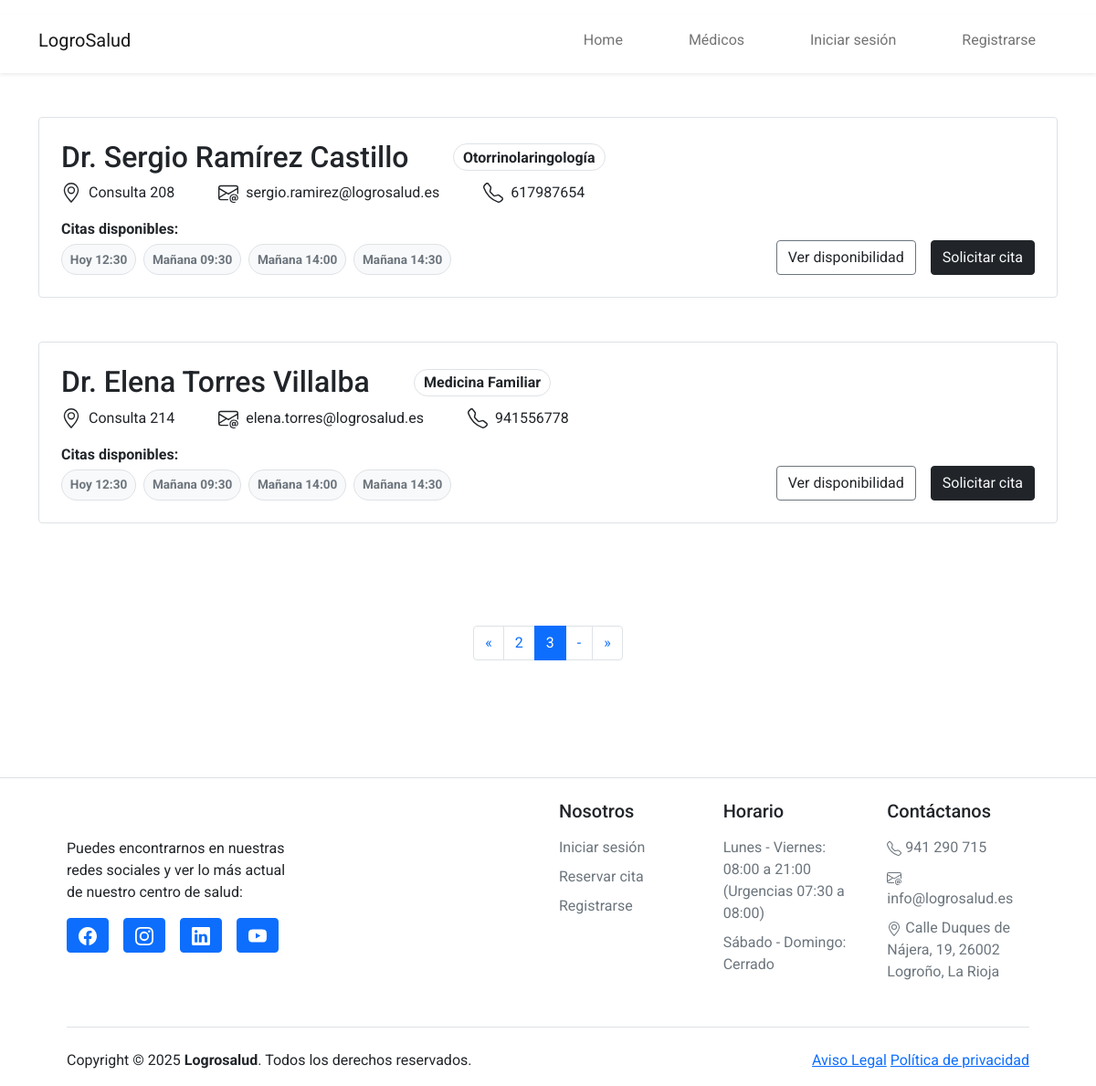
Page /doctors?page=2 on the committed database.
### tables this page shows
CREATE TABLE `medico` (
  `id_usuario` int(11) NOT NULL,
  `dni` varchar(9) NOT NULL,
  `nombre` varchar(150) NOT NULL,
  `usuario` varchar(50) NOT NULL,
  `contrasena` varchar(255) NOT NULL,
  `correo` varchar(255) NOT NULL,
  `telefono` varchar(9) NOT NULL,
  `especialidad` varchar(255) NOT NULL,
  `consulta` varchar(45) NOT NULL
);

### controllers/doctors.php (called while the page is built)
<?php
    class Doctors extends Controller {
        protected function index() {
            $viewmodel = new DoctorModel();
            $this->ReturnView($viewmodel->Index(), true);
        }
    }

### classes/Model.php (called while the page is built, shortened)
<?php
    abstract class Model {
        protected $dbh;
        protected $stmt;
        public function __construct() {
            $this->dbh = new PDO("mysql:host=" . DB_HOST . ";port=" . DB_PORT . ";dbname=" . DB_NAME, DB_USER, DB_PASS, array(PDO::MYSQL_ATTR_INIT_COMMAND   =>   "SET NAMES utf8"));
        }
        public function query($query) {
            $this->stmt = $this->dbh->prepare($query);
        }
        public function bind($param, $value, $type = null) {
            if (is_null($type)) {
                switch (true) {
                    case is_int($value):
                        $type = PDO::PARAM_INT;
                        break;
                    case is_null($value):
                        $type = PDO::PARAM_NULL;
                        break;
                    default:
                        $type = PDO::PARAM_STR;
                }
            }
            $this->stmt->bindValue($param, $value, $type);
        }
        public function execute() {
            $this->stmt->execute();
        }
        public function resultSet() {
            $this->execute();
            return $this->stmt->fetchAll(PDO::FETCH_ASSOC);
        }
    }

### models/doctors.php (called while the page is built, shortened)
<?php
    class DoctorModel extends Model {
        public function Index() {
            $get = filter_input_array(INPUT_GET, FILTER_SANITIZE_STRING);
            if (!isset($get['page'])) {
                $page = 0;
                $_GET['page'] = 0;
            } else {
                $page = $get['page'];
            }
            $elementos = $this->single()['COUNT(*)'];
            $paginas = ceil($elementos / 3);
            $this->query("SELECT id_usuario, dni, nombre, correo, telefono, especialidad, consulta
                                FROM medico
                                LIMIT 3 OFFSET :off");
            $this->bind(':off', $page * 3);
            $medicos = $this->resultSet();
            return [$medicos, $paginas];
        }
    }

### views/doctors/index.php (the view, shortened to what this page needs)
<div class="container d-flex flex-column gap-5 mb-7 mt-5">
    <?php foreach ($viewmodel[0] as $medico) { ?>
        <div class="container doctor-card border d-flex flex-column p-4 rounded">
            <div class="nombre-especialidad d-flex flex-column flex-md-row gap-1 gap-md-5 align-items-center mb-2">
                <h2 class="m-0">Dr. <?php echo $medico['nombre'] ?></h2>
                <div class="badge rounded-pill border text-dark fs-6">
                    <span class="align-middle"><?php echo $medico['especialidad'] ?></span>
                </div>
            </div>
            <div class="datos-importantes d-flex flex-column flex-md-row gap-2 gap-md-5">
                <div class="consulta d-flex align-items-center gap-2">
                    <p class="m-0">Consulta <?php echo $medico['consulta'] ?></p>
                </div>
                <div class="email d-flex align-items-center gap-2">
                    <p class="m-0"><?php echo $medico['correo'] ?></p>
                </div>
                <div class="phone d-flex align-items-center gap-2">
                    <p class="m-0"><?php echo $medico['telefono'] ?></p>
                </div>
            </div>
            <div class="citas-disponibles mt-3 fw-bold align-items-center">
                <span>Citas disponibles:</span>
                <div class="d-flex flex-column flex-md-row justify-content-between">
                    <div class="horas-citas d-flex flex-column flex-md-row gap-2 mt-1">
                        <div
                            class="badge rounded-pill bg-light border text-secondary fs-8 d-inline-flex align-items-center justify-content-start">
                            <span class="align-middle">Hoy 12:30</span>
                        </div>
                        <div
                            class="badge rounded-pill bg-light border text-secondary fs-8 d-inline-flex align-items-center justify-content-start">
                            <span class="align-middle">Mañana 09:30</span>
                        </div>
                        <div
                            class="badge rounded-pill bg-light border text-secondary fs-8 d-inline-flex align-items-center justify-content-start">
                            <span class="align-middle">Mañana 14:00</span>
                        </div>
                        <div
                            class="badge rounded-pill bg-light border text-secondary fs-8 d-inline-flex align-items-center justify-content-start">
                            <span class="align-middle">Mañana 14:30</span>
                        </div>
                    </div>
                    <div class="d-flex botones gap-3 mt-4 mt-md-0">
                        <a href="<?php echo ROOT_URL . 'appointments/requestAppointment/' . $medico['id_usuario'] ?>">
                            <button type="button" class="btn text-dark btn-outline-secondary fl">Ver
                                disponibilidad</button>
                        </a>
                        <a href="<?php echo isset($_SESSION['is_logged_in']) ? ROOT_URL . 'contactForms/create/' . $medico['id_usuario'] : ROOT_URL . 'users/login' ?>">
                            <button type="button" class="btn btn-dark text-light">Solicitar cita</button>
                        </a>
                    </div>
                </div>
            </div>
        </div>
    <?php } ?>
</div>
<nav aria-label="Page navigation example" class="d-flex justify-content-center mb-7">
    <ul class="pagination">
        <?php if ($_GET['page'] == 0) { ?>
            <li class="page-item">
                <a class="page-link" href="<?php echo ROOT_URL . 'doctors?page=0' ?>">
                    <span>&laquo;</span>
                </a>
            </li>
            <li class="page-item active"><a class="page-link" href="<?php echo ROOT_URL . 'doctors?page=0' ?>">1</a></li>
            <li class="page-item"><a class="page-link" href="<?php echo ROOT_URL . 'doctors?page=1' ?>">2</a></li>
            <li class="page-item"><a class="page-link" href="<?php echo ROOT_URL . 'doctors?page=2' ?>">3</a></li>
            <li class="page-item">
                <a class="page-link" href="<?php echo ROOT_URL . 'doctors?page=1' ?>">
                    <span>&raquo;</span>
                </a>
            </li>
        <?php } else { ?>
            <li class="page-item">
                <a class="page-link" href="<?php echo ROOT_URL . 'doctors?page=' . ($_GET['page'] - 1) ?>">
                    <span>&laquo;</span>
                </a>
            </li>
            <li class="page-item"><a class="page-link" href="<?php echo ROOT_URL . 'doctors?page=' . ($_GET['page'] - 1) ?>"><?php echo ($_GET['page']) ?></a></li>
            <li class="page-item active"><a class="page-link" href="<?php echo ROOT_URL . 'doctors?page=' . ($_GET['page']) ?>"><?php echo ($_GET['page'] + 1) ?></a></li>
            <li class="page-item"><a class="page-link" href="<?php echo $_GET['page'] != $viewmodel[1] - 1 ? ROOT_URL . 'doctors?page=' . ($_GET['page'] + 1) : ROOT_URL . 'doctors?page=' . $_GET['page'] ?>"><?php echo $_GET['page'] != $viewmodel[1] - 1 ? ($_GET['page'] + 2) : '-' ?></a></li>
            <li class="page-item">
                <a class="page-link" href="<?php echo $_GET['page'] != $viewmodel[1] - 1 ? ROOT_URL . 'doctors?page=' . ($_GET['page'] + 1) : ROOT_URL . 'doctors?page=' . $_GET['page']?>">
                    <span>&raquo;</span>
                </a>
            </li>
        <?php } ?>
    </ul>
</nav>

### rows in the picture
medico: nombre "Sergio Ramírez Castillo", especialidad "Otorrinolaringología", consulta "208", correo "sergio.ramirez@logrosalud.es", telefono "617987654"
medico: nombre "Elena Torres Villalba", especialidad "Medicina Familiar", consulta "214", correo "elena.torres@logrosalud.es", telefono "941556778"

### other values in the picture
$_GET['page'] "2"
$_GET['page'] + 1 "3"
